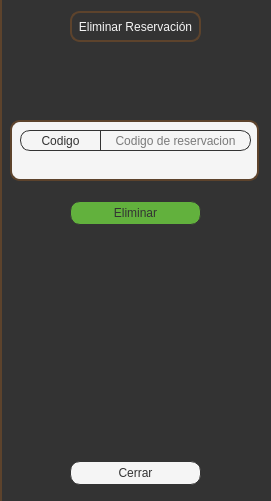
    <widget class="QWidget" name="Reservaciones_4" native="true">
     <property name="minimumSize">
      <size>
       <width>271</width>
       <height>501</height>
      </size>
     </property>
     <property name="maximumSize">
      <size>
       <width>271</width>
       <height>501</height>
      </size>
     </property>
     <property name="styleSheet">
      <string notr="true">background-color: #333333;
border-left: 2px solid #5d432c;
</string>
     </property>
     <widget class="QWidget" name="layoutWidget_18">
      <property name="geometry">
       <rect>
        <x>0</x>
        <y>460</y>
        <width>271</width>
        <height>26</height>
       </rect>
      </property>
      <layout class="QHBoxLayout" name="horizontalLayout_28">
       <item>
        <spacer name="horizontalSpacer_72">
         <property name="maximumSize">
          <size>
           <width>131</width>
           <height>24</height>
          </size>
         </property>
         <property name="orientation">
          <enum>Qt::Horizontal</enum>
         </property>
         <property name="sizeHint" stdset="0">
          <size>
           <width>40</width>
           <height>20</height>
          </size>
         </property>
        </spacer>
       </item>
       <item>
        <widget class="QPushButton" name="b_cerrar_resv_4">
         <property name="minimumSize">
          <size>
           <width>131</width>
           <height>24</height>
          </size>
         </property>
         <property name="maximumSize">
          <size>
           <width>131</width>
           <height>24</height>
          </size>
         </property>
         <property name="font">
          <font>
           <family>Segoe UI</family>
          </font>
         </property>
         <property name="styleSheet">
          <string notr="true">QPushButton {background-color: #f5f5f5;
        border: 1px solid #333333;
        border-radius: 10px;
		color: #333333
    }
    QPushButton:hover {background-color: #eaeaea;
    }
    QPushButton:pressed {background-color: #eaeaea;
    }</string>
         </property>
         <property name="text">
          <string>Cerrar</string>
         </property>
        </widget>
       </item>
       <item>
        <spacer name="horizontalSpacer_73">
         <property name="maximumSize">
          <size>
           <width>131</width>
           <height>24</height>
          </size>
         </property>
         <property name="orientation">
          <enum>Qt::Horizontal</enum>
         </property>
         <property name="sizeHint" stdset="0">
          <size>
           <width>40</width>
           <height>20</height>
          </size>
         </property>
        </spacer>
       </item>
      </layout>
     </widget>
     <widget class="QWidget" name="layoutWidget_19">
      <property name="geometry">
       <rect>
        <x>0</x>
        <y>10</y>
        <width>271</width>
        <height>33</height>
       </rect>
      </property>
      <layout class="QHBoxLayout" name="horizontalLayout_29">
       <item>
        <spacer name="horizontalSpacer_74">
         <property name="orientation">
          <enum>Qt::Horizontal</enum>
         </property>
         <property name="sizeHint" stdset="0">
          <size>
           <width>40</width>
           <height>20</height>
          </size>
         </property>
        </spacer>
       </item>
       <item>
        <widget class="QLabel" name="label_31">
         <property name="minimumSize">
          <size>
           <width>131</width>
           <height>31</height>
          </size>
         </property>
         <property name="maximumSize">
          <size>
           <width>131</width>
           <height>31</height>
          </size>
         </property>
         <property name="font">
          <font>
           <family>Segoe UI</family>
          </font>
         </property>
         <property name="styleSheet">
          <string notr="true">background-color: #333333;
border: 2px solid #5d432c;
border-radius: 10px;
color: #f5f5f5</string>
         </property>
         <property name="text">
          <string>Eliminar Reservación</string>
         </property>
         <property name="alignment">
          <set>Qt::AlignCenter</set>
         </property>
        </widget>
       </item>
       <item>
        <spacer name="horizontalSpacer_75">
         <property name="orientation">
          <enum>Qt::Horizontal</enum>
         </property>
         <property name="sizeHint" stdset="0">
          <size>
           <width>40</width>
           <height>20</height>
          </size>
         </property>
        </spacer>
       </item>
      </layout>
     </widget>
     <widget class="QWidget" name="layoutWidget_21">
      <property name="geometry">
       <rect>
        <x>0</x>
        <y>200</y>
        <width>271</width>
        <height>26</height>
       </rect>
      </property>
      <layout class="QHBoxLayout" name="horizontalLayout_31">
       <item>
        <spacer name="horizontalSpacer_78">
         <property name="maximumSize">
          <size>
           <width>131</width>
           <height>24</height>
          </size>
         </property>
         <property name="orientation">
          <enum>Qt::Horizontal</enum>
         </property>
         <property name="sizeHint" stdset="0">
          <size>
           <width>40</width>
           <height>20</height>
          </size>
         </property>
        </spacer>
       </item>
       <item>
        <widget class="QPushButton" name="b_eliminar_resv_4">
         <property name="minimumSize">
          <size>
           <width>131</width>
           <height>24</height>
          </size>
         </property>
         <property name="maximumSize">
          <size>
           <width>131</width>
           <height>24</height>
          </size>
         </property>
         <property name="font">
          <font>
           <family>Segoe UI</family>
          </font>
         </property>
         <property name="styleSheet">
          <string notr="true">QPushButton {background-color: #62b13d;
        border: 1px solid #333333;
        border-radius: 10px;
		color: #333333
    }
    QPushButton:hover {background-color: #6dc143;
    }
    QPushButton:pressed {background-color: #6cc644;
    }</string>
         </property>
         <property name="text">
          <string>Eliminar</string>
         </property>
        </widget>
       </item>
       <item>
        <spacer name="horizontalSpacer_79">
         <property name="maximumSize">
          <size>
           <width>131</width>
           <height>24</height>
          </size>
         </property>
         <property name="orientation">
          <enum>Qt::Horizontal</enum>
         </property>
         <property name="sizeHint" stdset="0">
          <size>
           <width>40</width>
           <height>20</height>
          </size>
         </property>
        </spacer>
       </item>
      </layout>
     </widget>
     <widget class="QWidget" name="widget_21" native="true">
      <property name="geometry">
       <rect>
        <x>10</x>
        <y>120</y>
        <width>249</width>
        <height>61</height>
       </rect>
      </property>
      <property name="styleSheet">
       <string notr="true">background-color: #f5f5f5;
border: 2px solid #5d432c;
border-radius: 10px;</string>
      </property>
      <widget class="QWidget" name="widget_22" native="true">
       <property name="geometry">
        <rect>
         <x>10</x>
         <y>10</y>
         <width>231</width>
         <height>41</height>
        </rect>
       </property>
       <property name="minimumSize">
        <size>
         <width>231</width>
         <height>41</height>
        </size>
       </property>
       <property name="styleSheet">
        <string notr="true">border: 0px</string>
       </property>
       <widget class="QLabel" name="label_32">
        <property name="geometry">
         <rect>
          <x>0</x>
          <y>0</y>
          <width>81</width>
          <height>21</height>
         </rect>
        </property>
        <property name="font">
         <font>
          <family>Segoe UI</family>
         </font>
        </property>
        <property name="styleSheet">
         <string notr="true">background-color: #f5f5f5;
color: #333333;
border: 1px solid #333333;
border-top-right-radius: 20px;
border-bottom-right-radius: 20px;</string>
        </property>
        <property name="text">
         <string>Codigo</string>
        </property>
        <property name="alignment">
         <set>Qt::AlignCenter</set>
        </property>
       </widget>
       <widget class="QLineEdit" name="resv_4_codigo">
        <property name="geometry">
         <rect>
          <x>80</x>
          <y>0</y>
          <width>151</width>
          <height>21</height>
         </rect>
        </property>
        <property name="font">
         <font>
          <family>Segoe UI</family>
         </font>
        </property>
        <property name="styleSheet">
         <string notr="true">border: 1px solid #333333;
border-top-left-radius: 20px;
border-bottom-left-radius: 20px;</string>
        </property>
        <property name="alignment">
         <set>Qt::AlignCenter</set>
        </property>
        <property name="placeholderText">
         <string>Codigo de reservacion</string>
        </property>
       </widget>
      </widget>
     </widget>
    </widget>
